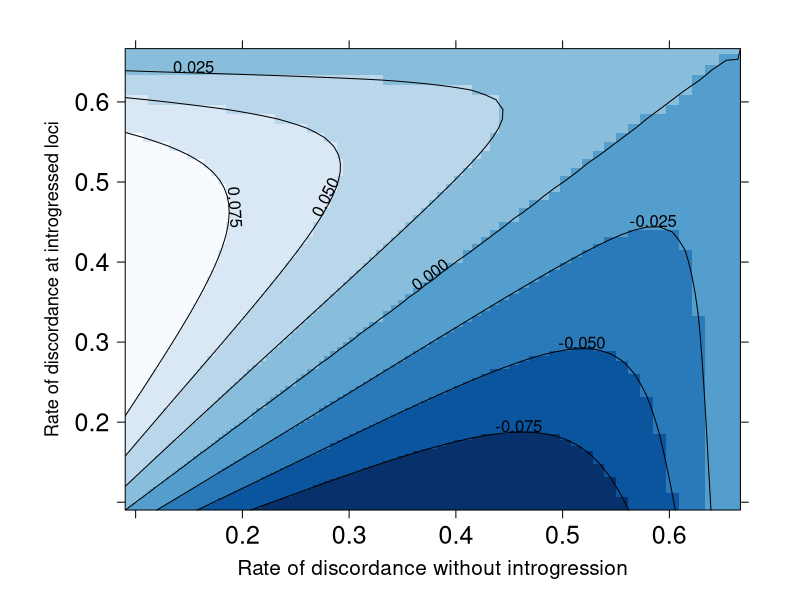

Reproduce this figure in R.
remove(list=ls())
library(lattice)
library(RColorBrewer)

get_mindelta_ratio <- function(ts, tm) {
  
  mindelta_parsimony <- ts/(tm + ts)
  mindelta_quartets <- (1 - exp(-ts))/(2 - exp(-tm) - exp(-ts))
  
  ratio <- mindelta_parsimony-mindelta_quartets
  
  return(ratio)
}

mindelta_matrix <- outer(seq(0.0001, 2, length=100), 
                         seq(0.0001, 2, length=100),
                         Vectorize( function(x, y) get_mindelta_ratio(x, y)))

ts_vals <- seq(0.0001, 2, length=100)
get_rate_dis <- function(ts) {return((2/3)*exp(-ts))}
rate_dis <- sapply(ts_vals, FUN = get_rate_dis)

levelplot(mindelta_matrix, cex.axis = 0.5, 
          at = c(-0.12, -0.075, -0.05, -0.025, 0, 0.025, 0.05, 0.075, 0.12),
          xlab = list("Rate of discordance without introgression", cex = 1.25),
          ylab = list("Rate of discordance at introgressed loci", cex = 1.1),
          col.regions = colorRampPalette(rev(brewer.pal(9, 'Blues')), bias = 1),
          #col.regions = heat.colors(100)[length(heat.colors(100)):1],
          par.settings = list(layout.widths = list(axis.key.padding = 0, ylab.right = 2)),
          row.values = rate_dis, 
          column.values = rate_dis,
          aspect = 0.75, xlim = c(rate_dis[-1], rate_dis[1]), ylim = c(rate_dis[-1], rate_dis[1]),
          colorkey = FALSE,
          labels = list(format(c(-0.12, -0.075, -0.05, -0.025, 0, 0.025, 0.05, 0.075, 0.12), cex=1.5)),
          scales = list(x=list(cex=1.5), y=list(cex=1.5)),
          contour = TRUE)